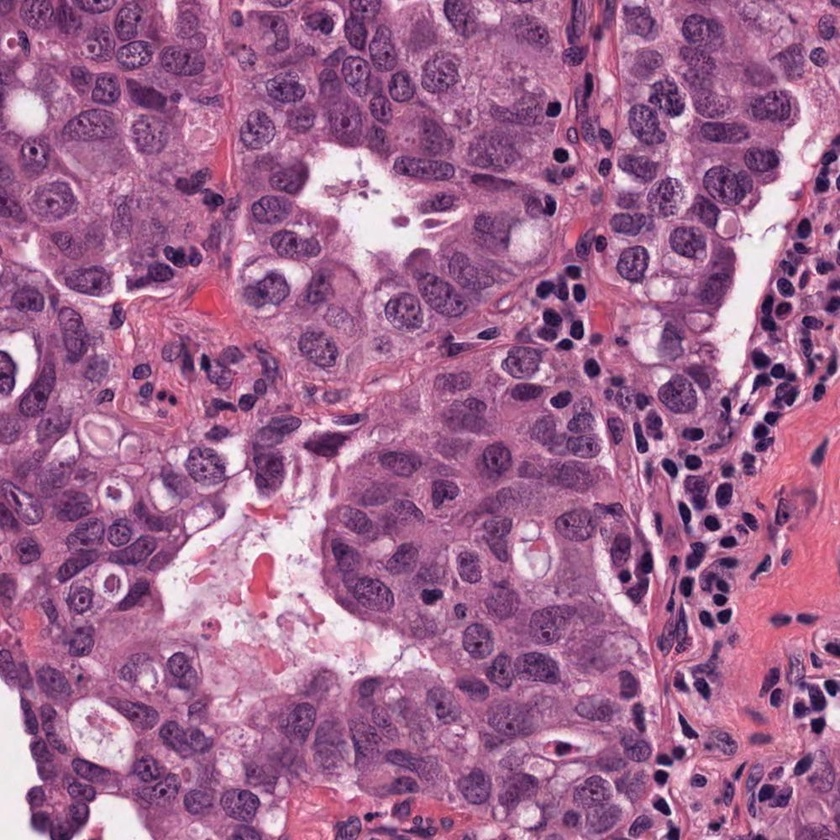
#> input picture data/image.jpg, 840 x 840 px, shrunk from 1000 x 1000 before the run
$ python show_masks.py
#> lines starting #> are read from the running program, lines starting #| are printed output that depends on the picture
import matplotlib.pyplot as plt
import tifffile
import numpy as np

IMAGE_PATH = "data/image.jpg"
MASK_PATH = "data/hotspot_masks.tif"
OUTPUT_OVERLAY_PATH = "data/hotspot_masks_overlay.png"
ALPHA = 0.5
DPI = 300
FIGSIZE = (12, 12)
COLORMAP = "nipy_spectral"

def visualize_masks() -> None:
    img = plt.imread(IMAGE_PATH)
#> img is the input picture: shape (840, 840, 3); mean R, G, B 165, 106.4, 148.5
    masks = tifffile.imread(MASK_PATH)
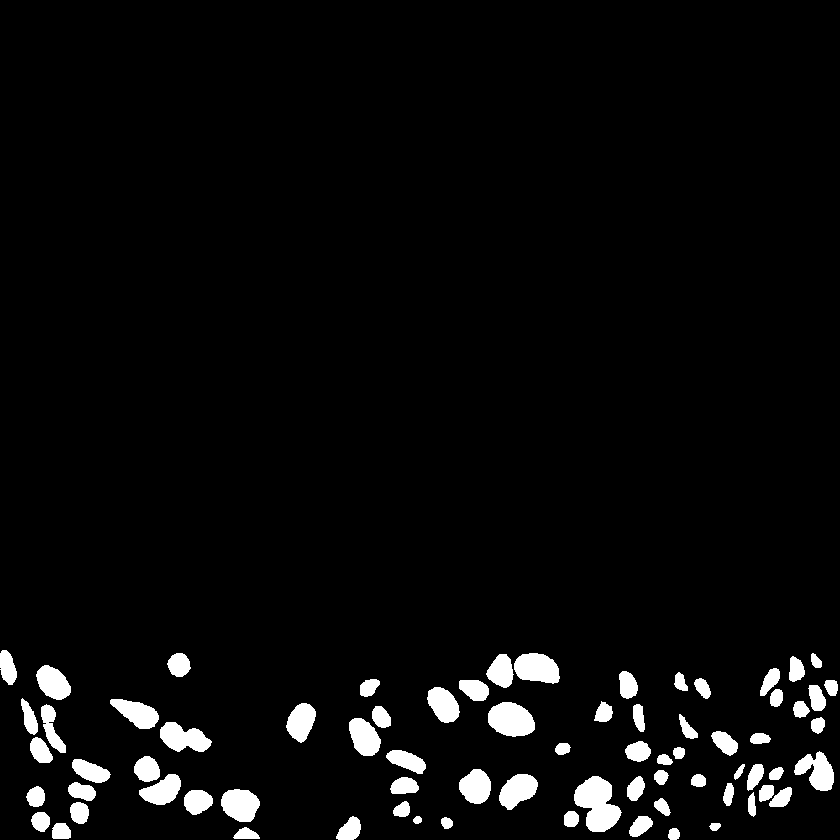
#> input picture data/hotspot_masks.tif, 840 x 840 px, shrunk from 1000 x 1000 before the run
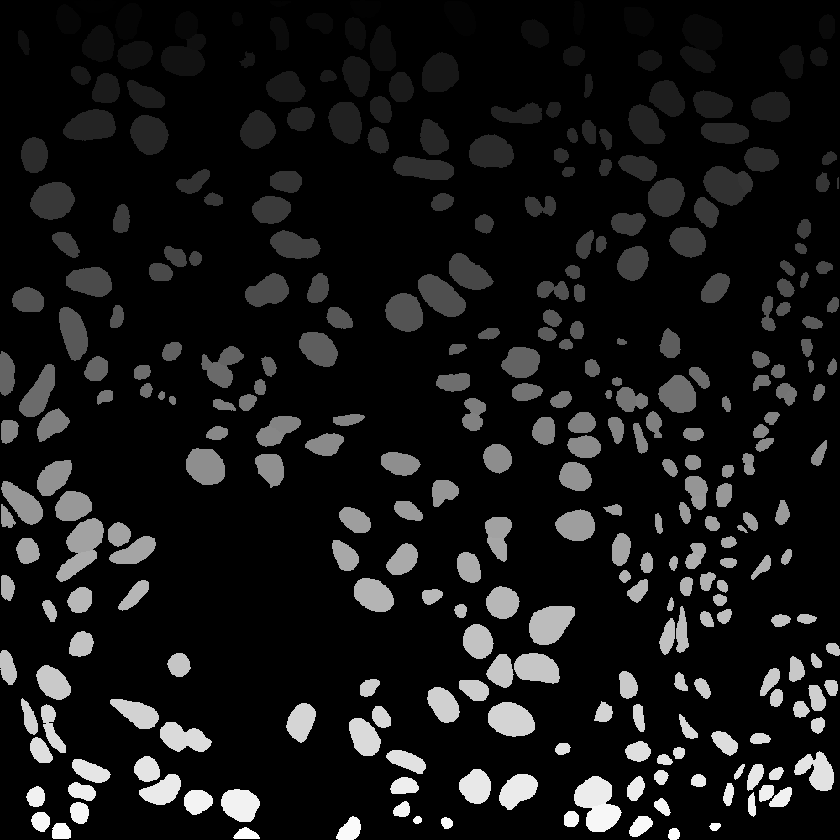
#> masks: shape (840, 840) uint16; min 0, max 332, mean 30.8; drawn with min black and max white

    plt.figure(figsize=FIGSIZE)
    plt.imshow(img)

    masked_masks = np.ma.masked_where(masks == 0, masks)

    plt.imshow(masked_masks, cmap=COLORMAP, alpha=ALPHA, interpolation='nearest')

    plt.title(f"Maska nałożona na oryginał - znaleziono {masks.max()} obiektów")
    plt.axis('off')
    plt.savefig(OUTPUT_OVERLAY_PATH, bbox_inches='tight', pad_inches=0, dpi=DPI)
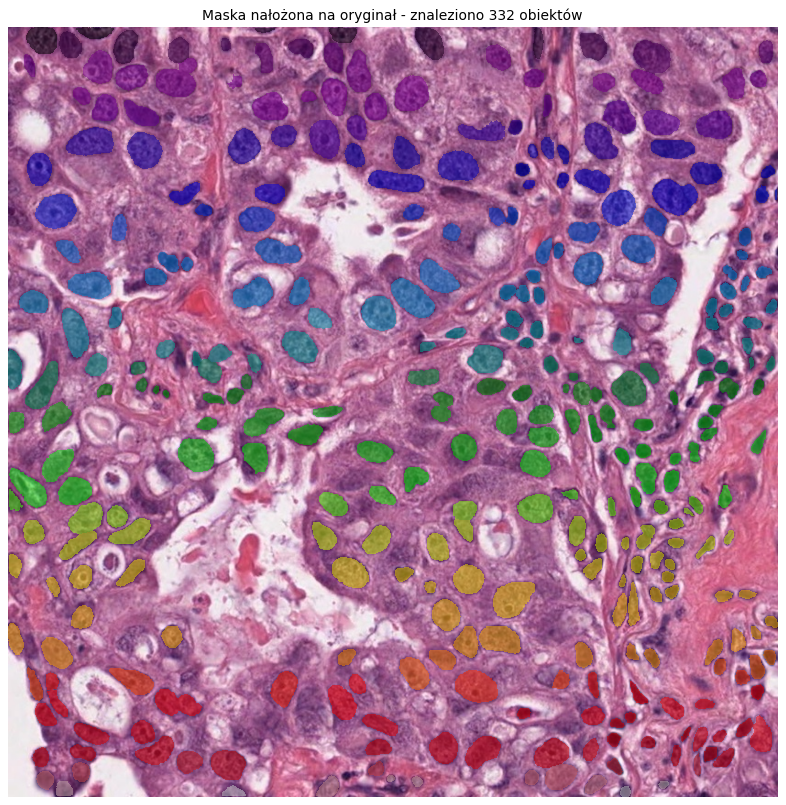
#> figure drawn by matplotlib, 1 panel
    print(f"Zapisano podgląd do: {OUTPUT_OVERLAY_PATH}")

    plt.show()

if __name__ == "__main__":
    visualize_masks()
